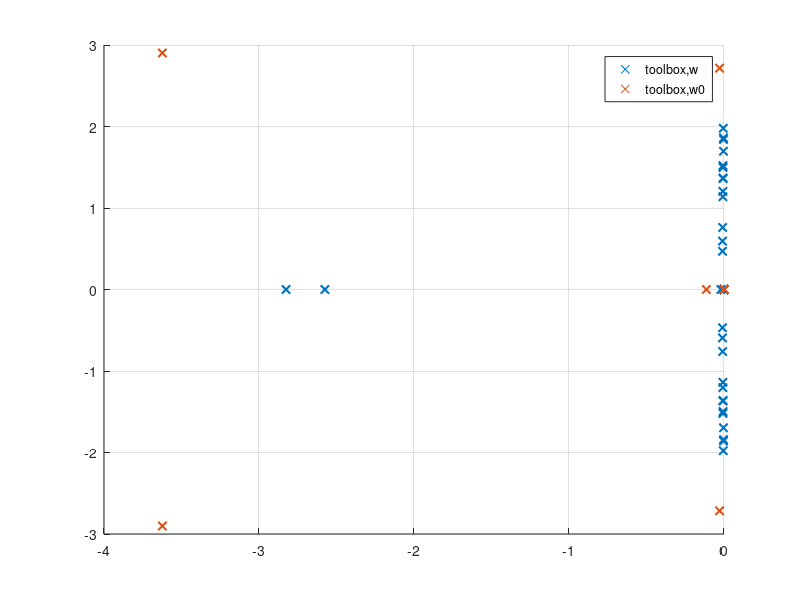

The MATLAB source for this figure:
clear all
clc
close all

pole_sys_toolbox = load('pole_sys').pole_sys;
pole_sys_toolbox_ = load('pole_sys_').pole_sys;

index = find(abs(imag(pole_sys_toolbox))<45);
pole_sys_toolbox = pole_sys_toolbox(index);
index = find(abs(real(pole_sys_toolbox))<20);
pole_sys_toolbox = pole_sys_toolbox(index);

index = find(abs(imag(pole_sys_toolbox_))<45);
pole_sys_toolbox_ = pole_sys_toolbox_(index);
index = find(abs(real(pole_sys_toolbox_))<20);
pole_sys_toolbox_ = pole_sys_toolbox_(index);

figure(999)
scatter(real(pole_sys_toolbox),imag(pole_sys_toolbox),'x','LineWidth',1.5); hold on; grid on;
scatter(real(pole_sys_toolbox_),imag(pole_sys_toolbox_),'x','LineWidth',1.5); hold on; grid on;
legend('toolbox,w','toolbox,w0')
